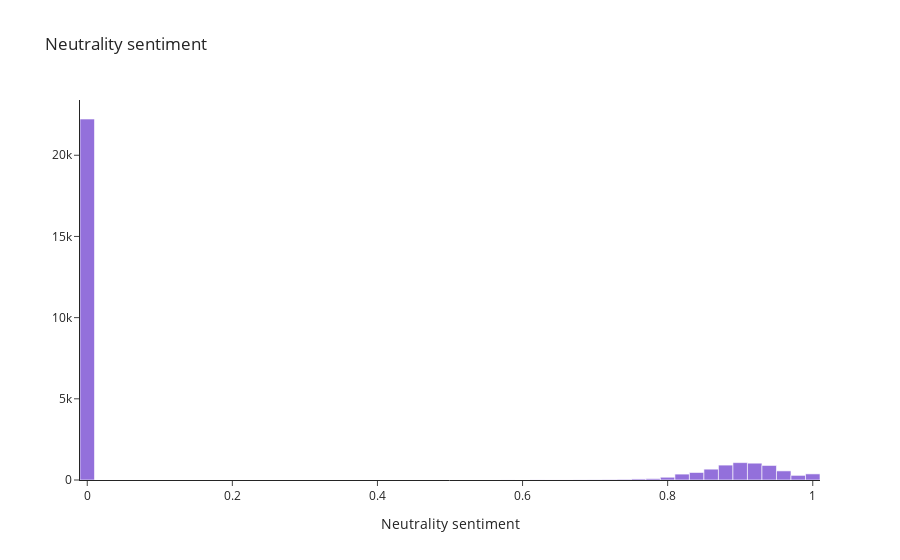

The code cell stored with this chart in its notebook:
### Markdown cell above
As per our hypothesis we can see in the above plots that there is no positive or negative sentiments as both sentiments has maximum probability mass at 0. Now let's see if all the papers has Neutrality sentiments.

### Code cell
fig = go.Figure(go.Histogram(x=[pols["neu"] for pols in polar_0], marker=dict(
        color='MediumPurple'
    )))
fig.update_layout(xaxis_title="Neutrality sentiment", title_text="Neutrality sentiment", template="simple_white")
fig.show()

### Figure 1 — Plotly figure (JSON) as saved in the notebook; plotly's stock layout.template omitted (floating-point values rounded to 4 significant figures; data arrays with more than 128 entries replaced by an {"elided": "..."} marker saying what was removed)
{"data": [{"marker": {"color": "MediumPurple"}, "type": "histogram", "x": {"elided": "29316 float values"}}], "layout": {"title": {"text": "Neutrality sentiment"}, "xaxis": {"title": {"text": "Neutrality sentiment"}}}}
